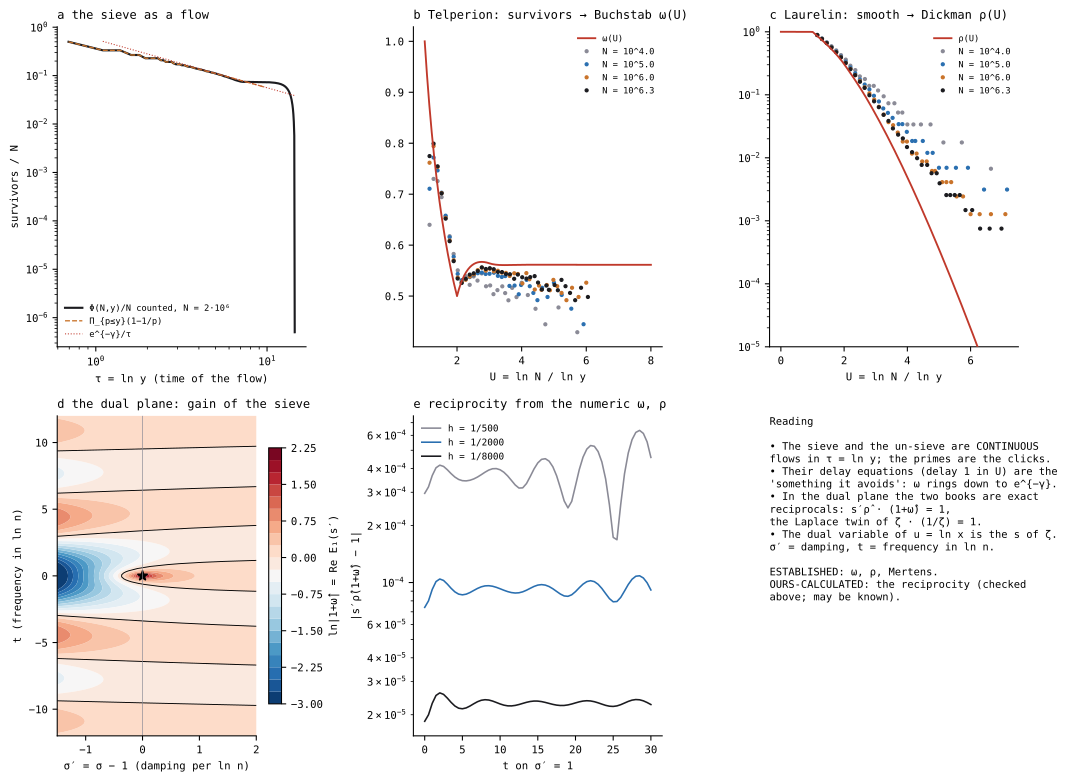

Recreate this plot in Python.
# SPDX-License-Identifier: GPL-3.0-only
"""flow.svg — the extinction flow on the integers, and its Laplace dual.

a  survivor fraction of the sieve against the cutoff time τ = ln y, with Mertens' e^{−γ}/τ
b  Telperion: Φ(N,y)·ln y / N  against U = ln N / ln y, for four N, on the Buchstab function ω(U)   (delay-differential, delay 1)
c  Laurelin:  Ψ(N,y) / N       against U, for four N, on the Dickman function ρ(U)
d  the gain of the sieve book in the dual plane:  ln|1+ω̂(s′)| = Re E₁(s′),  s′ = σ′ + it  (log branch at s′ = 0 = ζ's pole, north)
e  reciprocity  s′ρ̂(s′)·(1+ω̂(s′)) = 1 checked from the NUMERIC ω and ρ along σ′ = 1  (error is the grid, first order in h)
Code drawn:  rhp.extinction, rhp.wrap.  Run: python -m rhp.atlas_riemann_fermat.flow
"""
import math
import numpy as np
from ._common import plt, save, INK, NORTH, SOUTH, HOT, GREY
from .. import wrap as W
from .. import extinction as X


def build(N=2_000_000):
    spf, gpf = W.spf_gpf(N)
    ur, rho = X.dickman(); uo, om = X.buchstab()
    fig = plt.figure(figsize=(11.5, 8.2))
    # a
    ax = fig.add_subplot(2, 3, 1)
    ys = np.unique(np.geomspace(2, N, 160).astype(int))
    cs = np.cumsum(np.bincount(np.minimum(spf[2:N + 1], N), minlength=N + 1))   # counts by spf value
    S = np.array([(N - 1 - cs[y]) + 1 for y in ys]) / N
    ax.loglog(np.log(ys), S, color=INK, lw=1.6, label="Φ(N,y)/N  counted, N = 2·10⁶")
    mer = np.array([X.mertens(int(y)) for y in ys[ys < 20000]])
    ax.loglog(np.log(ys[ys < 20000]), mer, color=SOUTH, lw=1, ls="--", label="Π_{p≤y}(1−1/p)")
    tt = np.log(ys[1:]); ax.loglog(tt, np.exp(-X.GAMMA) / tt, color=HOT, lw=.8, ls=":", label="e^{−γ}/τ")
    ax.set_xlabel("τ = ln y   (time of the flow)"); ax.set_ylabel("survivors / N")
    ax.set_title("a  the sieve as a flow", loc="left", fontsize=9); ax.legend(fontsize=6.5, frameon=False)
    # b, c
    cols = [GREY, NORTH, SOUTH, INK]
    Ns = [10 ** 4, 10 ** 5, 10 ** 6, N]
    for k, (name, curve_u, curve) in enumerate([("b  Telperion: survivors → Buchstab ω(U)", uo, om), ("c  Laurelin: smooth → Dickman ρ(U)", ur, rho)]):
        ax = fig.add_subplot(2, 3, 2 + k)
        m = (curve_u >= 1) & (curve_u <= 8) if k == 0 else (curve_u <= 7)
        ax.plot(curve_u[m], curve[m], color=HOT, lw=1.4, label="ω(U)" if k == 0 else "ρ(U)", zorder=5)
        for Nn, c in zip(Ns, cols):
            sp, gp = spf[:Nn + 1], gpf[:Nn + 1]
            Us = np.linspace(1.15, 7 if k else 6, 40)
            ysx = np.unique(np.round(Nn ** (1 / Us)).astype(int))
            ysx = ysx[ysx >= 2]
            Uv = math.log(Nn) / np.log(ysx)
            if k == 0:
                v = np.array([X.survivors(sp, Nn, y) * math.log(y) / Nn for y in ysx])
            else:
                v = np.array([X.smooth(gp, Nn, y) / Nn for y in ysx])
            ax.plot(Uv, v, "o", ms=2.2, color=c, label=f"N = 10^{math.log10(Nn):.1f}")
        if k == 1: ax.set_yscale("log"); ax.set_ylim(1e-5, 1.2)
        ax.set_xlabel("U = ln N / ln y"); ax.set_title(name, loc="left", fontsize=9); ax.legend(fontsize=6.5, frameon=False)
    # d
    ax = fig.add_subplot(2, 3, 4)
    sg = np.linspace(-1.5, 2.0, 140); tv = np.linspace(-12, 12, 160)
    G = np.array([[X.log_gain(complex(a, b)) for a in sg] for b in tv])
    im = ax.contourf(sg, tv, np.clip(G, -3, 3), levels=21, cmap="RdBu_r")
    ax.contour(sg, tv, G, levels=[0], colors="k", linewidths=.7)
    ax.plot([0], [0], "k*", ms=8); ax.axvline(0, color=GREY, lw=.5)
    fig.colorbar(im, ax=ax, shrink=.8, label="ln|1+ω̂| = Re E₁(s′)")
    ax.set_xlabel("σ′ = σ − 1   (damping per ln n)"); ax.set_ylabel("t   (frequency in ln n)")
    ax.set_title("d  the dual plane: gain of the sieve", loc="left", fontsize=9)
    # e
    ax = fig.add_subplot(2, 3, 5)
    ts = np.linspace(0, 30, 61)
    for h, c in [(1 / 500, GREY), (1 / 2000, NORTH), (1 / 8000, INK)]:
        u_r, r_ = X.dickman(14, h); u_o, o_ = X.buchstab(14, h)
        ax.semilogy(ts, [X.reciprocal_residual(1 + 1j * t, u_r, r_, u_o, o_) for t in ts], color=c, lw=1.2, label=f"h = 1/{int(round(1 / h))}")
    ax.set_xlabel("t   on σ′ = 1"); ax.set_ylabel("|s′ρ̂(1+ω̂) − 1|")
    ax.set_title("e  reciprocity from the numeric ω, ρ", loc="left", fontsize=9); ax.legend(fontsize=7, frameon=False)
    # reading
    ax = fig.add_subplot(2, 3, 6); ax.axis("off")
    ax.text(0, 1, "Reading\n\n"
            "• The sieve and the un-sieve are CONTINUOUS\n  flows in τ = ln y; the primes are the clicks.\n"
            "• Their delay equations (delay 1 in U) are the\n  'something it avoids': ω rings down to e^{−γ}.\n"
            "• In the dual plane the two books are exact\n  reciprocals:  s′ρ̂ · (1+ω̂) = 1,\n  the Laplace twin of ζ · (1/ζ) = 1.\n"
            "• The dual variable of u = ln x is the s of ζ.\n  σ′ = damping, t = frequency in ln n.\n\n"
            "ESTABLISHED: ω, ρ, Mertens.\nOURS-CALCULATED: the reciprocity (checked\nabove; may be known).",
            va="top", fontsize=7.8, family="monospace")
    fig.tight_layout()
    return save(fig, "flow.svg")


if __name__ == "__main__":
    print(build())
